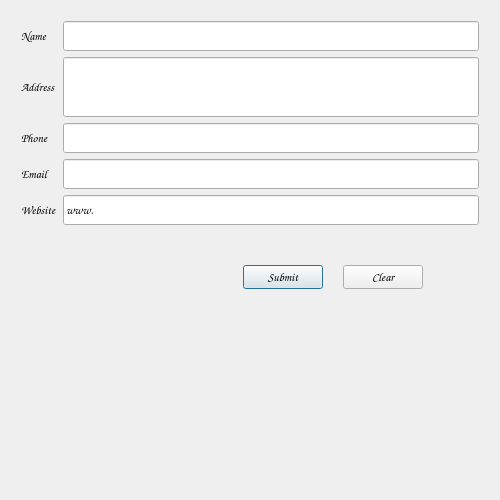
<?xml version="1.0" encoding="UTF-8"?>
<ui version="4.0">
 <class>ComapnyInfo</class>
 <widget class="QDialog" name="ComapnyInfo">
  <property name="geometry">
   <rect>
    <x>0</x>
    <y>0</y>
    <width>500</width>
    <height>500</height>
   </rect>
  </property>
  <property name="font">
   <font>
    <family>Comic Sans MS</family>
    <pointsize>9</pointsize>
   </font>
  </property>
  <property name="windowTitle">
   <string>Dialog</string>
  </property>
  <property name="whatsThis">
   <string/>
  </property>
  <property name="modal">
   <bool>false</bool>
  </property>
  <layout class="QVBoxLayout" name="verticalLayout">
   <item>
    <layout class="QFormLayout" name="formLayout">
     <property name="leftMargin">
      <number>10</number>
     </property>
     <property name="topMargin">
      <number>10</number>
     </property>
     <property name="rightMargin">
      <number>10</number>
     </property>
     <property name="bottomMargin">
      <number>0</number>
     </property>
     <item row="0" column="0">
      <widget class="QLabel" name="company_name_label">
       <property name="minimumSize">
        <size>
         <width>0</width>
         <height>30</height>
        </size>
       </property>
       <property name="text">
        <string>Name</string>
       </property>
      </widget>
     </item>
     <item row="0" column="1">
      <widget class="QLineEdit" name="company_name">
       <property name="minimumSize">
        <size>
         <width>0</width>
         <height>30</height>
        </size>
       </property>
      </widget>
     </item>
     <item row="1" column="0">
      <widget class="QLabel" name="company_address_label">
       <property name="minimumSize">
        <size>
         <width>0</width>
         <height>60</height>
        </size>
       </property>
       <property name="text">
        <string>Address</string>
       </property>
      </widget>
     </item>
     <item row="1" column="1">
      <widget class="QLineEdit" name="company_address">
       <property name="minimumSize">
        <size>
         <width>0</width>
         <height>60</height>
        </size>
       </property>
      </widget>
     </item>
     <item row="2" column="0">
      <widget class="QLabel" name="company_phone_label">
       <property name="minimumSize">
        <size>
         <width>0</width>
         <height>30</height>
        </size>
       </property>
       <property name="text">
        <string>Phone</string>
       </property>
      </widget>
     </item>
     <item row="2" column="1">
      <widget class="QLineEdit" name="company_phone">
       <property name="minimumSize">
        <size>
         <width>0</width>
         <height>30</height>
        </size>
       </property>
      </widget>
     </item>
     <item row="3" column="0">
      <widget class="QLabel" name="company_email_label">
       <property name="minimumSize">
        <size>
         <width>0</width>
         <height>30</height>
        </size>
       </property>
       <property name="text">
        <string>Email</string>
       </property>
      </widget>
     </item>
     <item row="3" column="1">
      <widget class="QLineEdit" name="company_email">
       <property name="minimumSize">
        <size>
         <width>0</width>
         <height>30</height>
        </size>
       </property>
      </widget>
     </item>
     <item row="4" column="0">
      <widget class="QLabel" name="company_website_label">
       <property name="minimumSize">
        <size>
         <width>0</width>
         <height>30</height>
        </size>
       </property>
       <property name="text">
        <string>Website</string>
       </property>
      </widget>
     </item>
     <item row="4" column="1">
      <widget class="QLineEdit" name="company_website">
       <property name="minimumSize">
        <size>
         <width>0</width>
         <height>30</height>
        </size>
       </property>
       <property name="text">
        <string>www.</string>
       </property>
      </widget>
     </item>
    </layout>
   </item>
   <item>
    <layout class="QHBoxLayout" name="horizontalLayout">
     <property name="spacing">
      <number>7</number>
     </property>
     <property name="rightMargin">
      <number>66</number>
     </property>
     <property name="bottomMargin">
      <number>200</number>
     </property>
     <item>
      <spacer name="horizontalSpacer_2">
       <property name="orientation">
        <enum>Qt::Horizontal</enum>
       </property>
       <property name="sizeHint" stdset="0">
        <size>
         <width>40</width>
         <height>20</height>
        </size>
       </property>
      </spacer>
     </item>
     <item>
      <widget class="QPushButton" name="pushButton">
       <property name="text">
        <string>Submit</string>
       </property>
      </widget>
     </item>
     <item>
      <spacer name="horizontalSpacer">
       <property name="orientation">
        <enum>Qt::Horizontal</enum>
       </property>
       <property name="sizeType">
        <enum>QSizePolicy::Fixed</enum>
       </property>
       <property name="sizeHint" stdset="0">
        <size>
         <width>13</width>
         <height>13</height>
        </size>
       </property>
      </spacer>
     </item>
     <item>
      <widget class="QPushButton" name="pushButton_2">
       <property name="text">
        <string>Clear</string>
       </property>
      </widget>
     </item>
    </layout>
   </item>
  </layout>
 </widget>
 <resources/>
 <connections/>
</ui>
